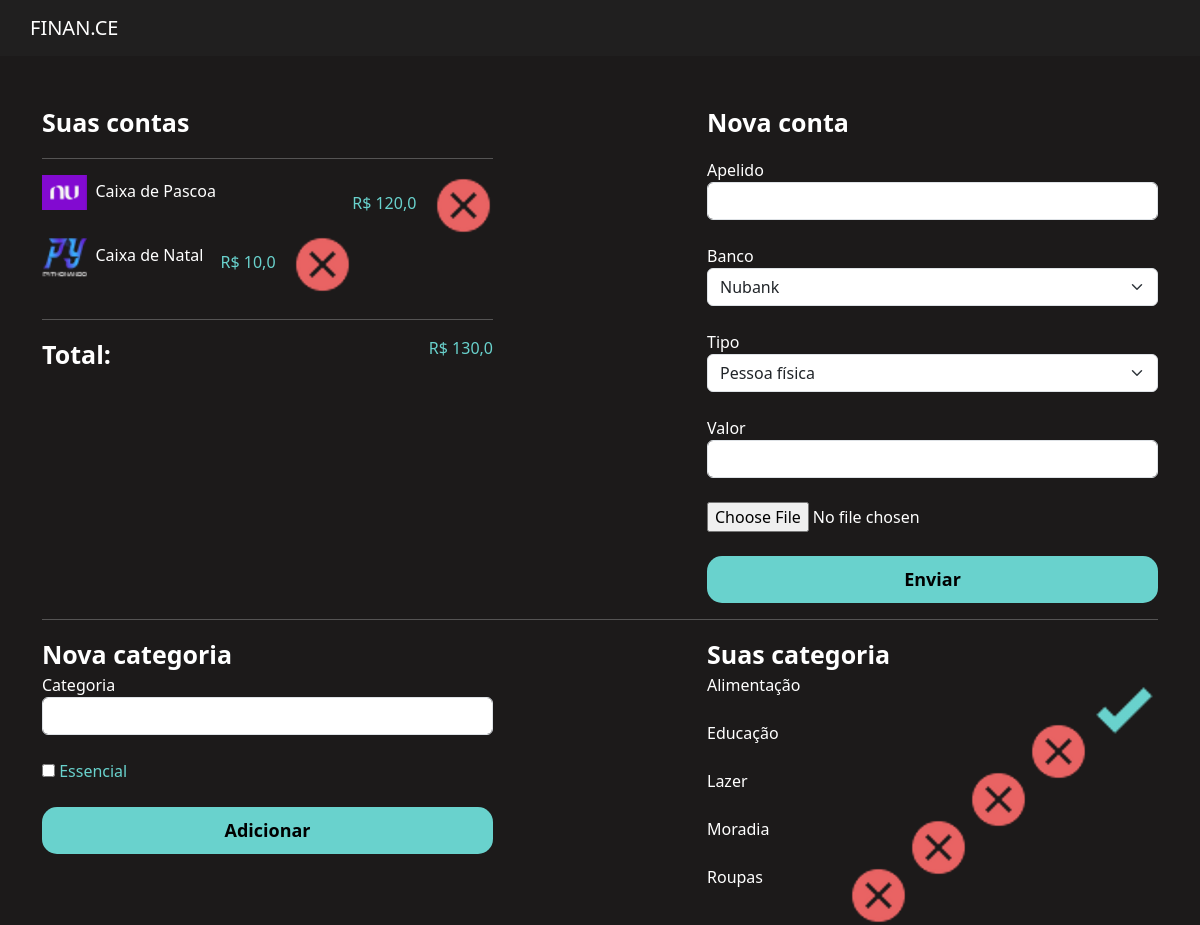
/perfil/gerenciar/, run on an earlier commit of the app's database.
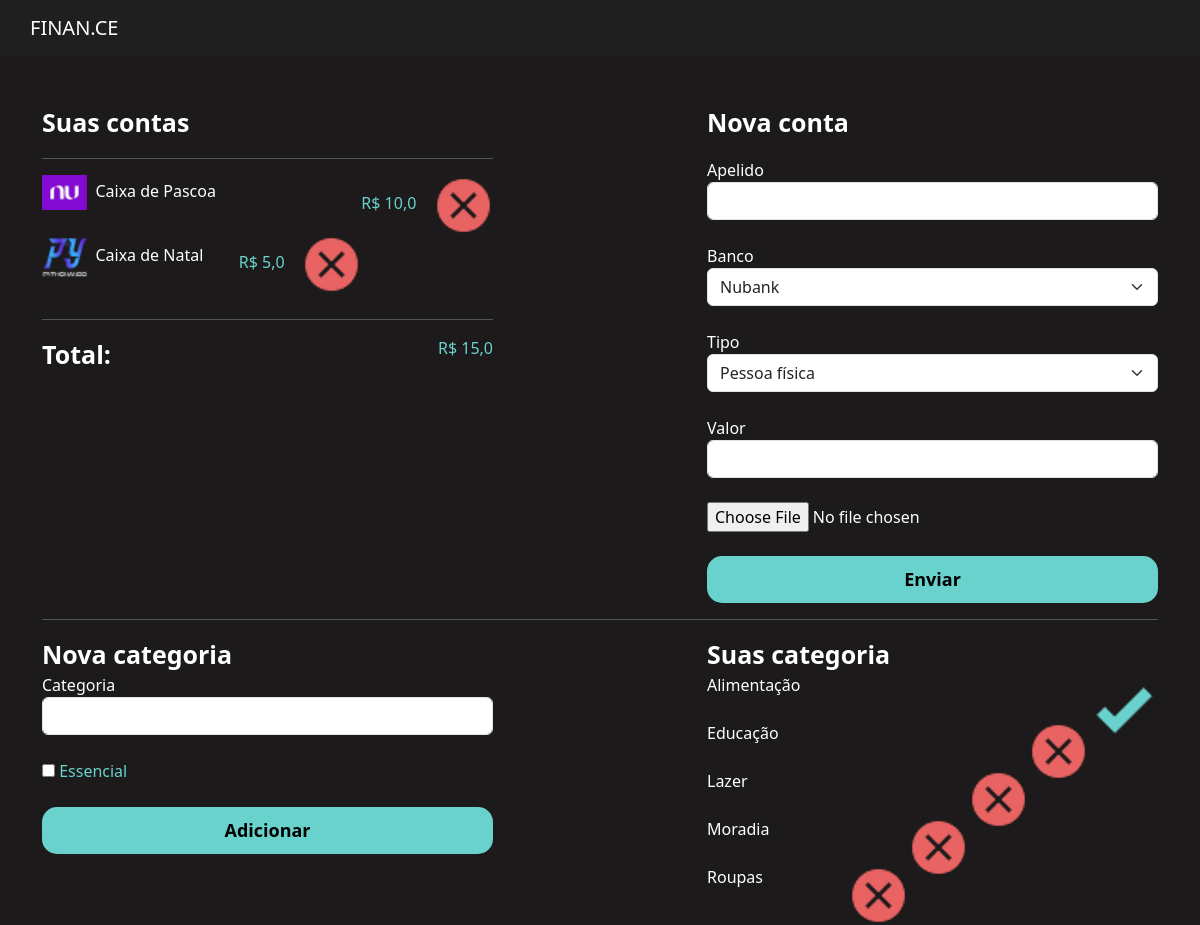
And on a later commit of the database.
### perfil/models.py (models this page shows, shortened)
class Conta(models.Model):
    banco_choices = (
        ('NU', 'Nubank'),
        ('CE', 'Caixa Econômica'),
        ('BB', 'Banco do Brasil'),
    )
    tipo_choices = (
        ('pf', 'Pessoa física'),
        ('pj', 'Pessoa jurídica'),
    )
    apelido = models.CharField(max_length=50)
    banco = models.CharField(max_length=2, choices=banco_choices)
    tipo = models.CharField(max_length=2, choices=tipo_choices)
    valor = models.FloatField()
    icone = models.ImageField(upload_to='icones')

class Categoria(models.Model):
    categoria = models.CharField(max_length=50)
    essencial = models.BooleanField(default=False)
    valor_planejamento = models.FloatField(default=0)
    def __str__(self):
        return self.categoria

### perfil/views.py (the view)
# urls.py: path('gerenciar/', views.gerenciar, name="gerenciar"),
def gerenciar(request):
    contas = Conta.objects.all()
    categorias = Categoria.objects.all()
    total_conta = calcula_total(contas, 'valor')
    return render(request, 'gerenciar.html', {'contas': contas, 'total_conta': total_conta, 'categorias': categorias})

### perfil/utils.py (called while the page is built)
def calcula_total(obj, campo):
    total = 0
    for i in obj:
        total += getattr(i, campo)
    return total

### perfil/templates/gerenciar.html (shortened to what this page needs)
{% extends 'bases/base.html' %}
{% load static %}
{% block 'head' %}
    <link href="{% static 'perfil/css/home.css' %}" rel="stylesheet">
    <link href="{% static 'perfil/css/gerenciar.css' %}" rel="stylesheet">
{% endblock %}
{% block 'body' %}
    <br>
    <br>
    <div class="container">
        <div class="row">
            <div class="col-md-5">
                <p class="fonte-destaque">Suas contas</p>
                <hr>
                <div class="contas">
                    {% for conta in contas %}
                        <div class="lista-contas-main">
                            <span><img width="10%" src="{{conta.icone.url}}">&nbsp&nbsp{{conta.apelido}}</span>
                            <span class="total-conta positivo ">R$ {{conta.valor}}&nbsp&nbsp&nbsp <a href="/perfil/deletar_banco/{{conta.id}}"><img src="{% static 'perfil/img/exit.png' %}"></a></span>
                        </div>
                        <br>
                    {% endfor %}
                </div>
                <hr>
                <span class="fonte-destaque">Total:</span>
                <span class="positivo total-conta font-destaque">R$ {{total_conta}}</span>
            </div>
            <div class="col-md-2"></div>
            <div class="col-md-5">
                <p class="fonte-destaque">Nova conta</p>
                <form action="{% url 'cadastrar_banco' %}" method="POST" enctype="multipart/form-data"> {% csrf_token %}
                    <label>Apelido</label>
                    <input type="text" name="apelido" class="form-control" placeholder="">
                    <br>
                    <label>Banco</label>
                    <select name="banco" class="form-select">
                        <option value="NU">Nubank</option>
                    </select>
                    <br>
                    <label>Tipo</label>
                    <select name="tipo" class="form-select">
                        <option value="pf">Pessoa física</option>
                    </select>
                    <br>
                    <label>Valor</label>
                    <input type="number" name="valor" class="form-control" placeholder="">
                    <br>
                    <input type="file" placeholder="Ícone" name="icone" required>
                    <br>
                    <br>
                    <input style="width: 100%" type="submit" class="botao-principal" value="Enviar">
                </form>
            </div>
        </div>
        <hr>
        <div class="row">
            <div class="col-md-5">
                <span class="fonte-destaque">Nova categoria</span>
                <form action="{% url 'cadastrar_categoria' %}" method="POST">{% csrf_token %}
                    <label>Categoria</label>
                    <input type="text" name="categoria" class="form-control">
                    <br>
                    <input type="checkbox" name="essencial" value="essencial"><label class="positivo">&nbspEssencial</label>
                    <br>
                    <br>
                    <input style="width: 100%" type="submit" class="botao-principal" value="Adicionar">
                </form>
            </div>
            <div class="col-md-2">
            </div>
            <div class="col-md-5">
                <span class="fonte-destaque">Suas categoria</span>
                <br>
                <div class="contas">
                    {% for categoria in categorias %}
                    <div class="lista-contas-main">
                        <span>{{categoria}}</span>
                        <span class="total-conta">
                            <a href="{% url 'update_categoria' categoria.id %}">
                                <img src="{% if categoria.essencial %}{% static 'perfil/img/check.png' %}{% else %}{% static 'perfil/img/exit.png' %}{% endif %}">
                            </a>
                        </span>
                    </div>
                    <br>
                    {% endfor %}
                </div>
            </div>
        </div>
    </div>
{% endblock %}

### templates/bases/base.html (shortened to what this page needs)
{% load static %}
<!doctype html>
<html lang="pt-BR">
  <head>
    <link href="{% static 'geral/css/base.css' %}" rel="stylesheet">
    <link href="https://cdn.jsdelivr.net/npm/bootstrap@5.3.0-alpha1/dist/css/bootstrap.min.css" rel="stylesheet">
    {% block 'head' %}{% endblock %}
  </head>
  <body>
    <nav class="navbar navbar-expand-lg navbar-dark" style="background-color: #201F1F;">
        <a class="navbar-brand" style="margin-left: 30px" href="">FINAN.CE</a>
    </nav>
    {% block 'body' %}{% endblock %}
  </body>
</html>

### templates/static/geral/css/base.css (style rules this page uses)
body { background-color: #1C1A1A !important; color: white !important; }
:root { --main-color: #2B2B2B; --dark-color: #1C1A1A; --contrast-color: #69D2CD; --differential-color: #E96363; }

### templates/static/perfil/css/home.css (style rules this page uses)
.fonte-destaque { font-weight: bold; font-size: 25px; }
.total-conta { color: #b9f1d6; font-weight: 200; float: right; }
.botao-principal { text-decoration: none; color: black; font-weight: bold; font-size: 18px; padding: 10px; background-color: var(--contrast-color); text-align: center; border-radius: 15px; border: none; }
.positivo { color: var(--contrast-color); }

What changed in the data, as far as the page shows it:
changed Conta "Caixa de Pascoa": valor "120,0" → "10,0"
changed Conta "Caixa de Natal": valor "10,0" → "5,0"
Also different on the page:
{{ total_conta }}: "130,0" → "15,0"
